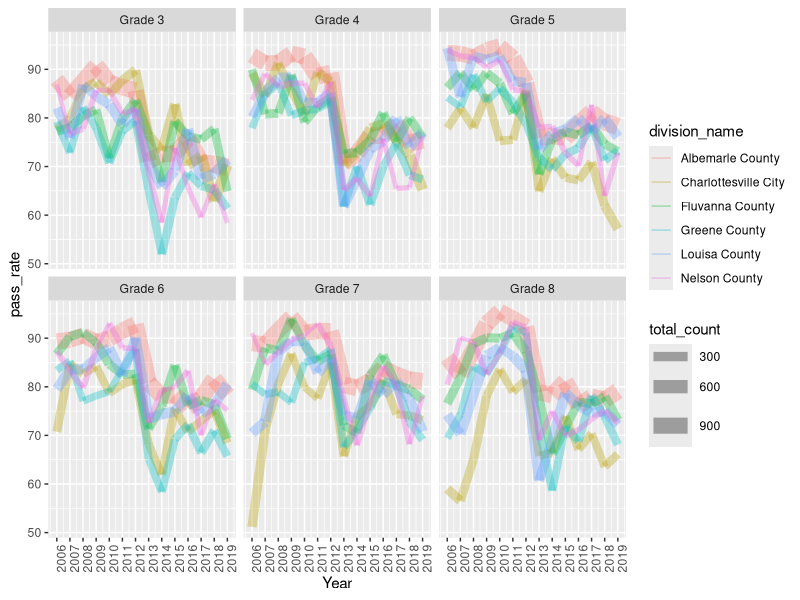
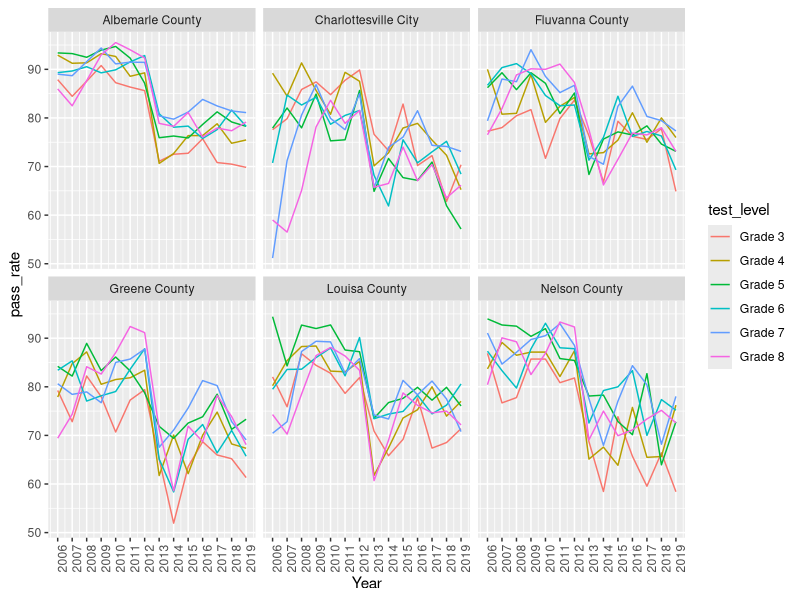
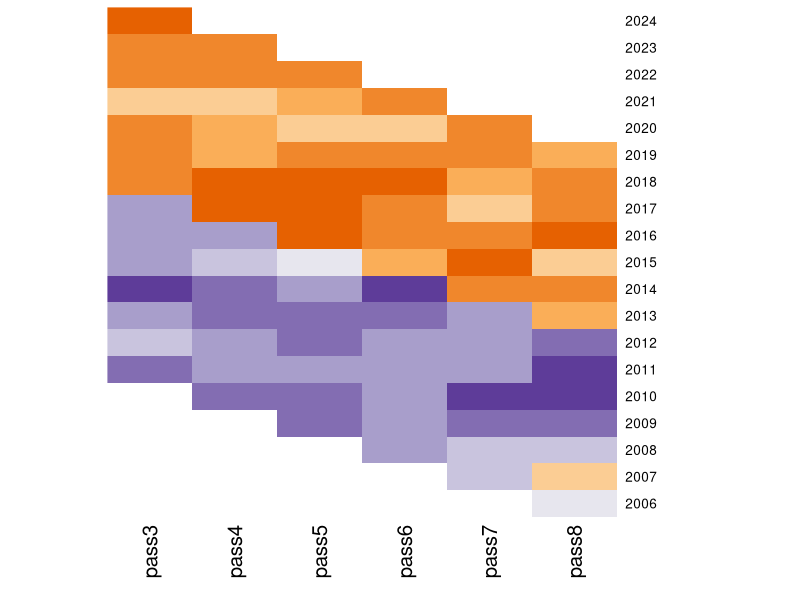
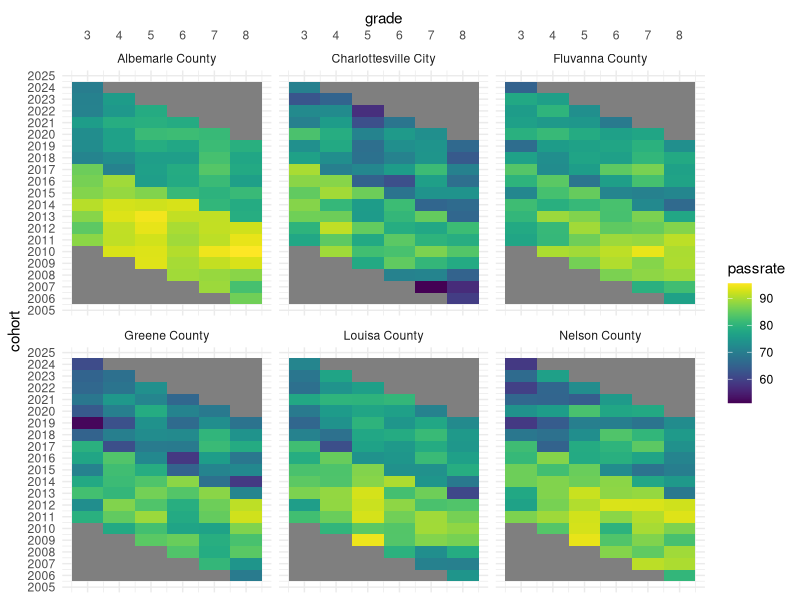
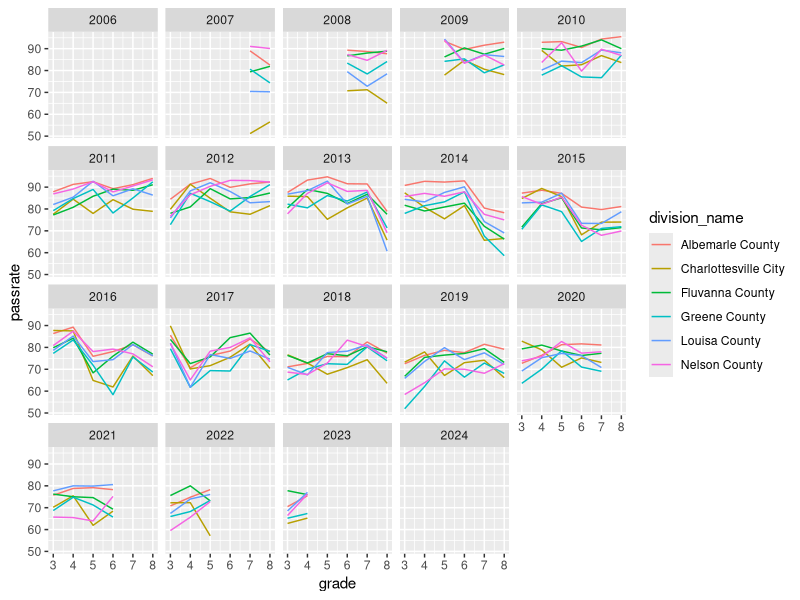
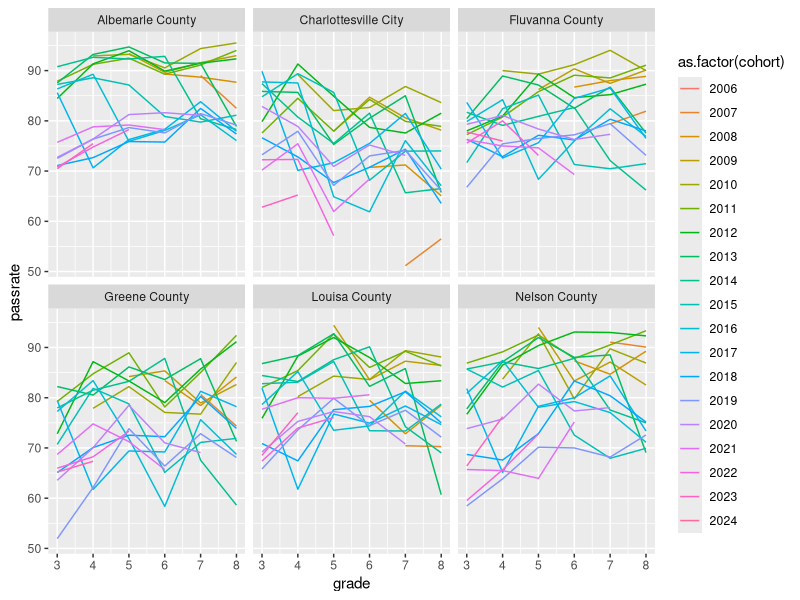

Reproduce these figures in R, in order.
# SOL reading pass rates: division metrics and cohort metrics
#   division level (school level in next phase)
#   total students (Black-white gap in next phase)
# MPC

# set up
library(tidyverse)
library(RColorBrewer) 

setwd("cvilleequity_readingsol")

# read in data
division_allraces <- read_csv("data/dvision_allraces.csv")
names(division_allraces) <- tolower(str_replace(names(division_allraces), " ", "_"))

division_allraces <- division_allraces %>% 
  mutate(ayear = as.numeric(str_sub(school_year, 6,9)),
         grade = as.numeric(str_sub(test_level, 7,7)))

# Examine by year
# division by year
ggplot(division_allraces, aes(x = ayear, y = pass_rate, color = division_name)) +
  geom_line(aes(size = total_count), alpha = 1/3) + 
  scale_x_continuous(name = "Year", breaks =seq(2006,2019,1)) +
  facet_wrap(~test_level) +
  theme(axis.text.x = element_text(angle = 90))
# 2013 appears to be year the pass threshold changes
# more variation across divisions in older grades?

# grade by year
ggplot(division_allraces, aes(x = ayear, y = pass_rate, color = test_level)) +
  geom_line() + 
  scale_x_continuous(name = "Year", breaks =seq(2006,2019,1)) +
  facet_wrap(~division_name) +
  theme(axis.text.x = element_text(angle = 90))
# more variation across grades in some divisions than others


# Make cohorts - wide
# there is definitely a more elegant way to do this, but for expediency's sake...
cohort8 <- division_allraces %>% 
  filter(grade == 8) %>% 
  mutate(cohort = ayear) %>% 
  select(division_number, division_name, cohort, pass8 = pass_rate, total8 = total_count)

cohort7 <- division_allraces %>% 
  filter(grade == 7) %>% 
  mutate(cohort = ayear + 1) %>% 
  select(division_number, division_name, cohort, pass7 = pass_rate, total7 = total_count)

cohort6 <- division_allraces %>% 
  filter(grade == 6) %>% 
  mutate(cohort = ayear + 2) %>% 
  select(division_number, division_name, cohort, pass6 = pass_rate, total6 = total_count)

cohort5 <- division_allraces %>% 
  filter(grade == 5) %>% 
  mutate(cohort = ayear + 3) %>% 
  select(division_number, division_name, cohort, pass5 = pass_rate, total5 = total_count)

cohort4 <- division_allraces %>% 
  filter(grade == 4) %>% 
  mutate(cohort = ayear + 4) %>% 
  select(division_number, division_name, cohort, pass4 = pass_rate, total4 = total_count)

cohort3 <- division_allraces %>% 
  filter(grade == 3) %>% 
  mutate(cohort = ayear + 5) %>% 
  select(division_number, division_name, cohort, pass3 = pass_rate, total3 = total_count)

cohort <- cohort3 %>% 
  full_join(cohort4) %>% 
  full_join(cohort5) %>% 
  full_join(cohort6) %>% 
  full_join(cohort7) %>% 
  full_join(cohort8) %>% 
  arrange(division_name, cohort)

# heatmap version (using heatmap library)
# requires a matrix
cohort_matrix <- as.data.frame(cohort) %>% 
  filter(division_name == "Albemarle County") %>% 
    column_to_rownames("cohort") %>% 
  select(starts_with("pass")) %>% 
  as.matrix()

heatmap(cohort_matrix, Colv = NA, Rowv = NA, scale = "column", col = colorRampPalette(brewer.pal(5, "PuOr"))(10))

# heatmap version, better way
# make data long, and use ggplot
cohort_long <- cohort %>% 
  select(division_name, cohort, starts_with("pass")) %>% 
  pivot_longer(cols = starts_with("pass"), 
               names_to = "grade", names_prefix = "pass", names_transform = list(grade = as.integer)
               ,values_to = "passrate")

ggplot(cohort_long, aes(grade, cohort)) +
  geom_tile(aes(fill = passrate)) +
  scale_x_continuous(position = "top", breaks = seq(3,8,1)) +
  scale_y_continuous(breaks = seq(2005,2025,1)) +
  facet_wrap(~division_name) +
  viridis::scale_fill_viridis() +
  theme_minimal()

# line plot versions
ggplot(cohort_long, aes(x = grade, y = passrate, color = division_name)) +
  geom_line() + facet_wrap(~cohort)

ggplot(cohort_long, aes(x = grade, y = passrate, color = as.factor(cohort))) +
  geom_line() + facet_wrap(~division_name)
